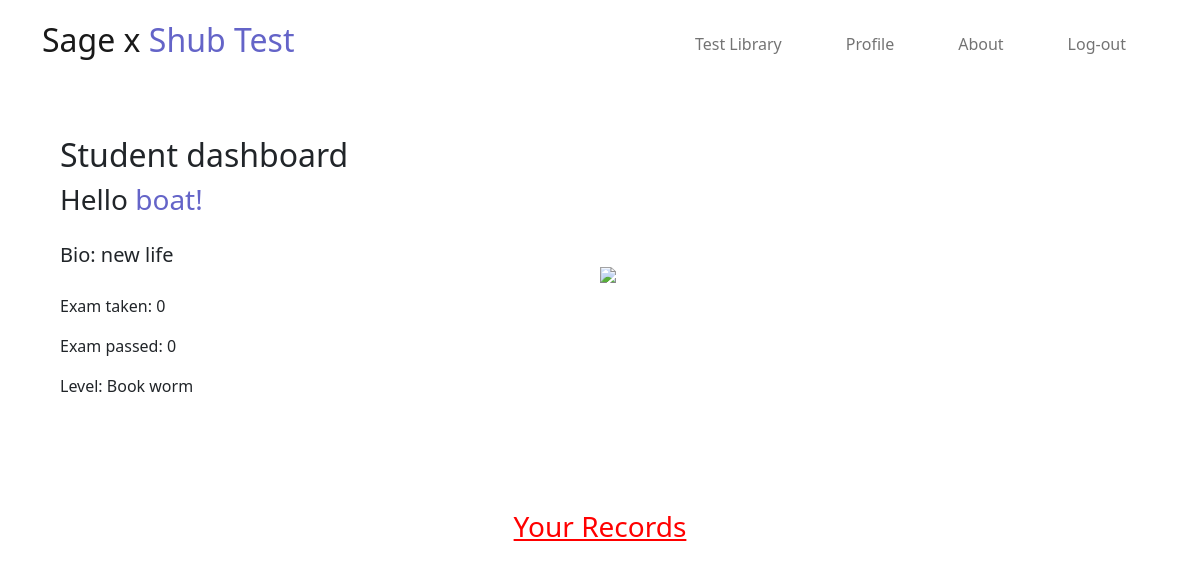
The page / (signed in) on the database its author committed.
### account/models.py (models this page shows, shortened)
class Account(AbstractBaseUser):
	email 			= models.EmailField(verbose_name="email", max_length=60, unique=True)
	first_name 		= models.CharField(max_length=30, null=True)
	last_name 		= models.CharField(max_length=30, null=True)
	username 		= models.CharField(max_length=30, unique=True)
	date_joined 	= models.DateTimeField(verbose_name="date joined", auto_now_add=True)
	last_login 		= models.DateTimeField(verbose_name="last_login", auto_now=True)
	is_admin 		= models.BooleanField(default=False)
	is_active 		= models.BooleanField(default=True)
	is_staff 		= models.BooleanField(default=False)
	is_superuser 	= models.BooleanField(default=False)
	is_teacher 		= models.BooleanField(default=False)
	is_student 		= models.BooleanField(default=False)
	is_approved		= models.BooleanField(default=False)
	objects = MyAccountManager()
	USERNAME_FIELD = 'email'
	REQUIRED_FIELDS = ['username', 'first_name', 'last_name']

class Student(models.Model):
	user 	= models.OneToOneField(Account, on_delete=models.CASCADE, null=True)
	examtaken = models.IntegerField(default=0, null=True)
	exampassed = models.IntegerField(default=0, null=True)
	bio     = models.CharField(max_length=255, null=True, blank=True)
	slug	= models.SlugField(null=True, unique=True)

### account/views.py (the view, shortened to what this page needs)
# urls.py: path('', views.index, name='index'),
def index(request):
	user = request.user
	context = {'user': user}
	if user.is_authenticated:
		if user.is_student:
			studentin = Student.objects.get(user=user)
			context['student']= studentin
			context['record']= Record.objects.filter(owner=studentin)
			if studentin.exampassed <= 10:
				level = "Book worm"
			elif studentin.exampassed <= 20:
				level = "Smarty pants"
			elif studentin.exampassed <= 50:
				level = "Book lover"
			elif studentin.exampassed <= 100:
				level = "Genius"
			elif studentin.exampassed <= 150:
				level = "Einstein"
			elif studentin.exampassed <= 200:
				level = "Tha next big thing"
			elif studentin.exampassed <= 300:
				level = "Super human intelligence"
			elif studentin.exampassed <= 400:
				level = "Genius Alien"
			elif studentin.exampassed <= 550:
				level = "Insanely Smart"
			elif studentin.exampassed <= 700:
				level = "god tier smarty pants"
			elif studentin.exampassed <= 900:
				level = "Universal intelligence"
			elif studentin.exampassed <= 1500:
				level = "God of intelligence"
			else:
				level = "Oracle- He's above intelligence"
			context['level']=level
	context["exam"]=Exam.objects.all()
	return render(request, 'index.html', context)

### templates/index.html (shortened to what this page needs)
{% load static %}
<!DOCTYPE html>
<html>
<head>
	<link href="{% static 'css/bootstrap.min.css' %}" rel="stylesheet">
	<link href="https://cdnjs.cloudflare.com/ajax/libs/font-awesome/4.7.0/css/font-awesome.min.css" rel="stylesheet">
	<link href="{% static 'css/landpage.css' %}" rel="stylesheet">
</head>
<body>
		<nav class="navbar navbar-expand-sm bg-transparent navbar-light py-3">
			<div class="container">
				<a href="{% url 'index' %}" class="navbar-brand"><h2>Sage x <span style="color: rgb(100, 100, 200);"> Shub Test</span></h2></a>
				<div class="collapse navbar-collapse" id="navmenu">
					<ul class="navbar-nav ms-auto">
						<li class="nav-item px-4">
							<a href="{% url 'library' %}" class="nav-link">
								Test Library
							</a>
						</li>
						{% if user.is_authenticated %}
						<li class="nav-item px-4">
							<a href="{% url 'profile' %}" class="nav-link">
								Profile
							</a>
						</li>
						<li class="nav-item px-4">
							<a href="{% url 'profile' %}" class="nav-link">
								About
							</a>
						</li>
						<li class="nav-item px-4">
							<a href="{% url 'logout' %}" class="nav-link">
								Log-out
							</a>
						</li>
						{% endif %}
					</ul>
				</div>
			</div>
		</nav>
	{% if user.is_authenticated %}
		{% if user.is_student %}
			<section class="bg-transparent text-dark p-5 text-center text-md-start">
			<div class="container">
				<div class="d-sm-flex align-items-center justify-content-between">
					<div>
						<h2>Student dashboard</h2>
						<h3>Hello <span style="color: rgb(100, 100, 200);">{{user.username}}!</span></h3>
            			<p class="lead my-4"><strong>Bio: {{student.bio}}</strong></p>
            			<p>Exam taken: {{student.examtaken}}</p>
            			<p>Exam passed: {{student.exampassed}}</p>
            			<p>Level: {{level}}</p>
					</div>
					<img src="{% static 'img/software-engineer.svg' %}" class="img-fluid ms-auto w-50 d-md-block d-none" />
				</div>
			</div>
		</section>
		<section class="p-5">
      	<div class="container">
	        <div class="row text-center">
	        <h3 id="feature"><a href="{% url 'record' %}">Your Records</a></h3>
	    </section>
		{% else %}
			<h2>undefined</h2>
		{% endif %}
	{% endif %}
</body>
</html>

### account/static/css/landpage.css (style rules this page uses)
a { color: red; }

### rows shown on the page
Account: username "boat"
Student: bio "new life", examtaken "0", exampassed "0"

### other values the page prints
{{ level }} "Book worm"
